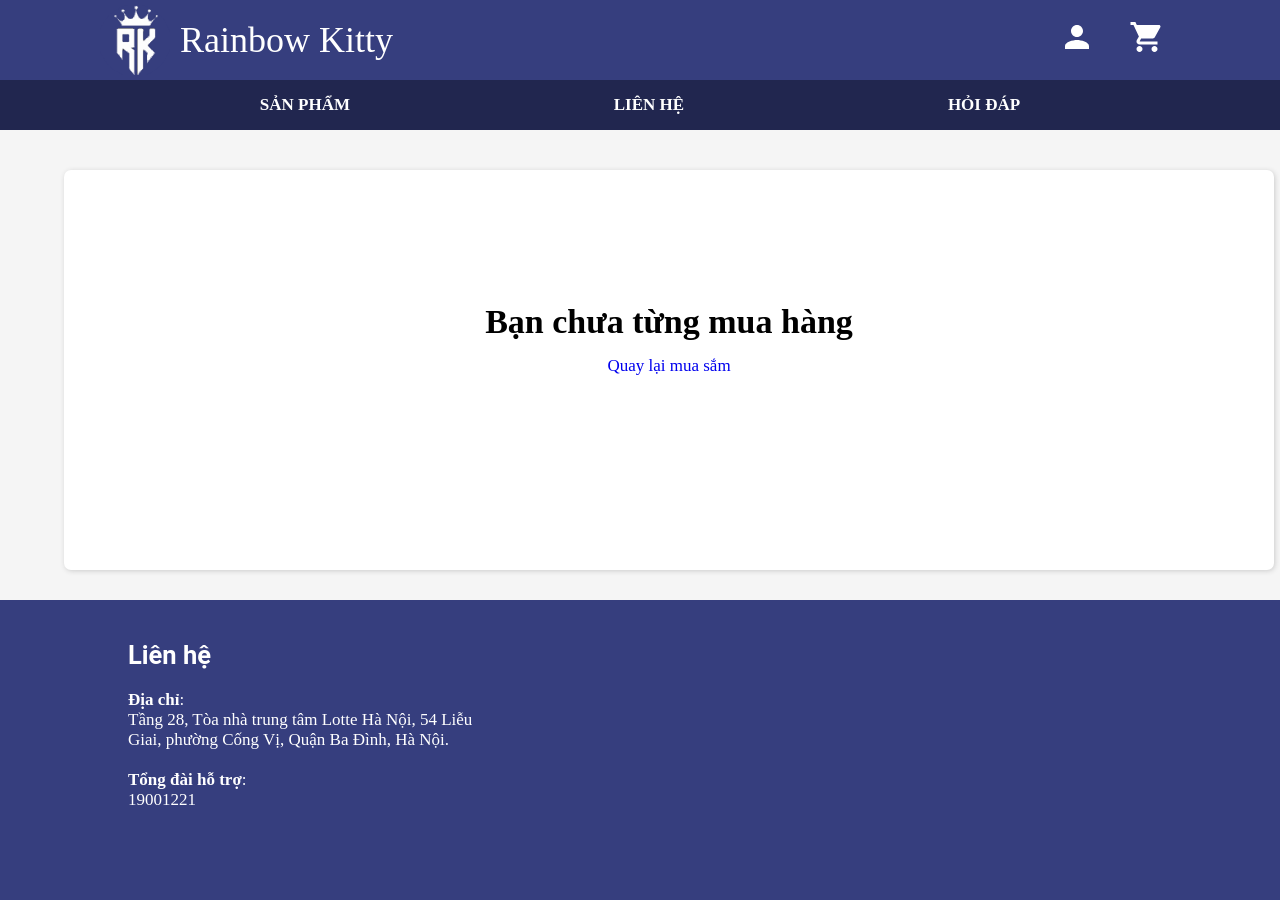
/public/display-orders.php (signed in), run on an earlier commit of the app's database.
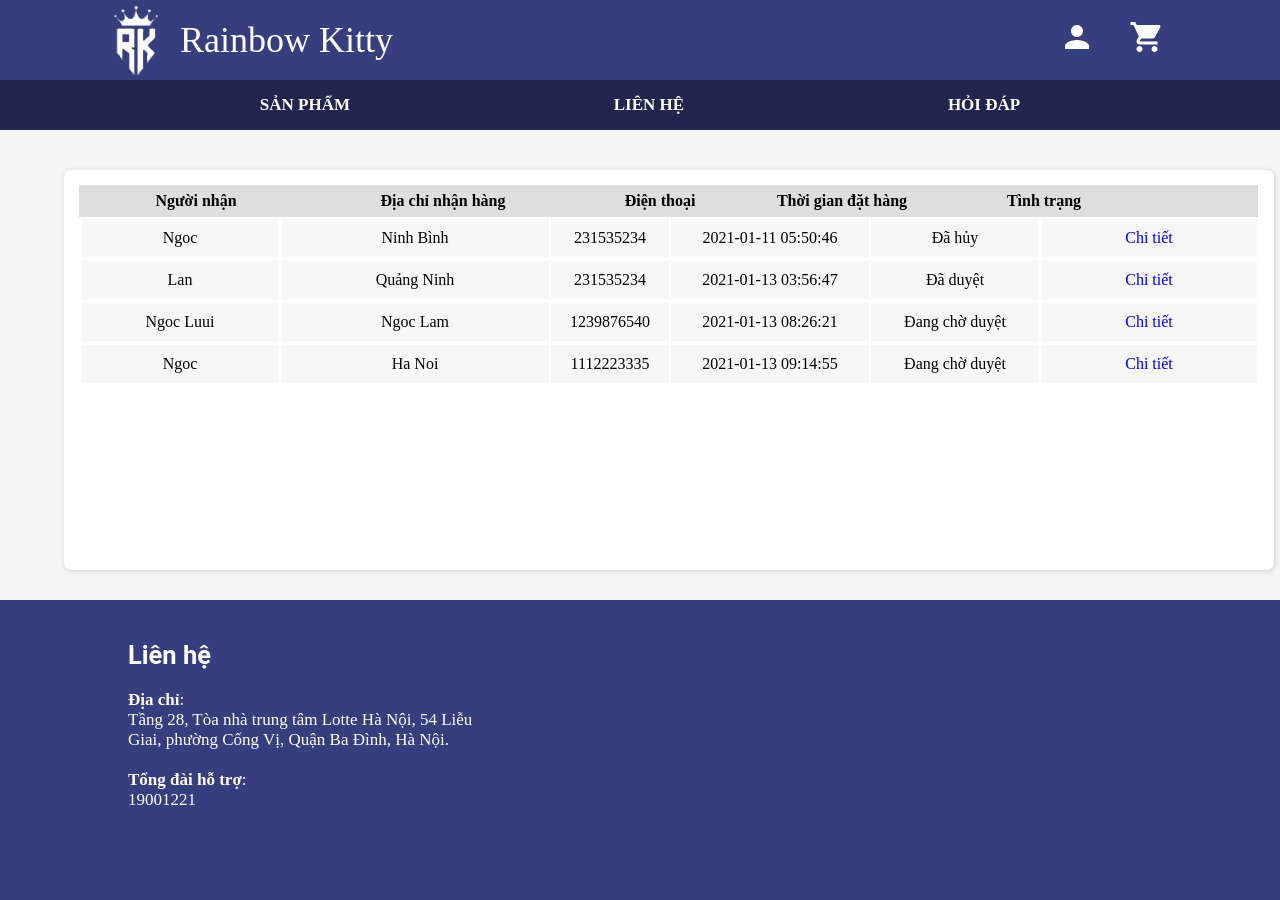
And on a later commit of the database.
### tables this page shows
CREATE TABLE `bills` (
  `id` int(11) NOT NULL,
  `id_customer` int(11) NOT NULL,
  `receiver` varchar(50) NOT NULL,
  `address` varchar(100) NOT NULL,
  `phone` varchar(15) NOT NULL,
  `id_state` int(11) NOT NULL,
  `purchase_time` datetime NOT NULL
);

CREATE TABLE `bill_states` (
  `id` int(11) NOT NULL,
  `state` varchar(50) NOT NULL
);

### public/templates/check-customer-signed-in.php (called while the page is built, shortened)
        <?php
function customer_signed_in() {
    if (isset($_SESSION["user"]["type"]) && $_SESSION["user"]["type"] == "customer") {
        return true;
    }
    return false;
}

### config/db.php (called while the page is built, shortened)
<?php
function sql_query(string $query_msg) {
    $connect = mysqli_connect(
        SERVER_NAME,
        USERNAME,
        PASSWORD,
        DB_NAME
    );
    mysqli_set_charset($connect, "utf8");
    $result = mysqli_query($connect, $query_msg) or trigger_error(mysqli_error($connect), E_USER_ERROR);
    return $result;
}

### public/templates/order-item.php (the view, shortened to what this page needs)
<?php function spawn_order_item($bill_id) { ?>
    <?php
        $bill = sql_query("
            SELECT *
            FROM bills
            WHERE id = '$bill_id';
        ");
        $bill = mysqli_fetch_array($bill);
        $bill_state = sql_query("
            SELECT state
            FROM bill_states
            WHERE id = {$bill["id_state"]};
        ");
        $bill_state = mysqli_fetch_array($bill_state)["state"];
    ?>
    <div class="order-item">
        <table class="table-info">
            <tr>
                <td style="width: 200px; min-width: 200px">
                    <span><?= $bill["receiver"] ?></span>
                </td>
                <td style="width: 270px; min-width: 270px;">
                    <span><?= $bill["address"] ?></span>
                </td>
                <td style="width: 120px; min-width: 120px;">
                    <span><?= $bill["phone"] ?></span>
                </td>
                <td style="width: 200px; min-width: 200px;">
                    <span><?= $bill["purchase_time"] ?></span>
                </td>
                <td style="width: 170px; min-width: 170px;">
                    <span><?= $bill_state ?></span>
                </td>
                <td>
                    <a href="/public/display-orders-details.php?id=<?= $bill_id ?>">Chi tiết</a>
                </td>
            </tr>
        </table>
    </div>
<?php } ?>

### public/display-orders.php (shortened to what this page needs)
<?php
    $root_path = $_SERVER["DOCUMENT_ROOT"];
    require_once($root_path . "/public/templates/check-customer-signed-in.php");
    require_once($root_path . "/public/templates/order-item.php");
    require_once($root_path . "/config/db.php");
?>
<!DOCTYPE html>
<html lang="en">
<head>
    <link rel="stylesheet" href="/public/templates/css/all.css">
</head>
<body>
    <?php include_once($root_path . "/public/templates/header.php"); ?>
    <?php include_once($root_path . "/public/templates/menu.php"); ?>
    <div class="panel">
        <?php
            if (customer_signed_in()) {
                $number_orders = sql_query("
                    SELECT COUNT(id) as number_of_bills_of_current_customer
                    FROM bills
                    WHERE id_customer = {$_SESSION["user"]["customer"]["id"]};
                ");
                $number_orders = mysqli_fetch_array($number_orders)["number_of_bills_of_current_customer"];
                if ($number_orders == 0) {
                    ?>
                    <div class="notification">
                        <h1>Bạn chưa từng mua hàng</h1>
                        <a href="/public/home.php">Quay lại mua sắm</a>
                    </div>
                    <?php
                } else {
                    $orders = sql_query("
                        SELECT *
                        FROM bills
                        WHERE id_customer = {$_SESSION["user"]["customer"]["id"]};
                    ");
                    ?>
                    <table class="table-header">
                        <tr>
                            <th style="width: 220px; min-width: 220px;">Người nhận</th>
                            <th style="width: 270px; min-width: 270px;">Địa chỉ nhận hàng</th>
                            <th style="width: 160px; min-width: 160px;">Điện thoại</th>
                            <th style="width: 200px; min-width: 200px;">Thời gian đặt hàng</th>
                            <th style="width: 200px; min-width: 200px;">Tình trạng</th>
                            <th style="width: 105px; min-width: 105px"></th>
                        </tr>
                    </table>
                    <?php
                    foreach ($orders as $order) {
                        spawn_order_item($order["id"]);
                    }
                }
            }
        ?>
    </div>
    <?php include_once($root_path . "/public/templates/footer.php"); ?>
</body>
</html>

What changed in the data, as far as the page shows it:
added bills: receiver "Ngoc", address "Ninh Bình", phone "231535234", purchase_time "2021-01-11 05:50:46", id_state.state "Đã hủy"
added bills: receiver "Lan", address "Quảng Ninh", phone "231535234", purchase_time "2021-01-13 03:56:47", id_state.state "Đã duyệt"
added bills: receiver "Ngoc Luui", address "Ngoc Lam", phone "1239876540", purchase_time "2021-01-13 08:26:21", id_state.state "Đang chờ duyệt"
added bills: receiver "Ngoc", address "Ha Noi", phone "1112223335", purchase_time "2021-01-13 09:14:55", id_state.state "Đang chờ duyệt"
Also different on the page:
text no longer shown: "Bạn chưa từng mua hàng Quay lại mua sắm"
text now shown: "Người nhận Địa chỉ nhận hàng Điện thoại Thời gian đặt hàng Tình trạng"
